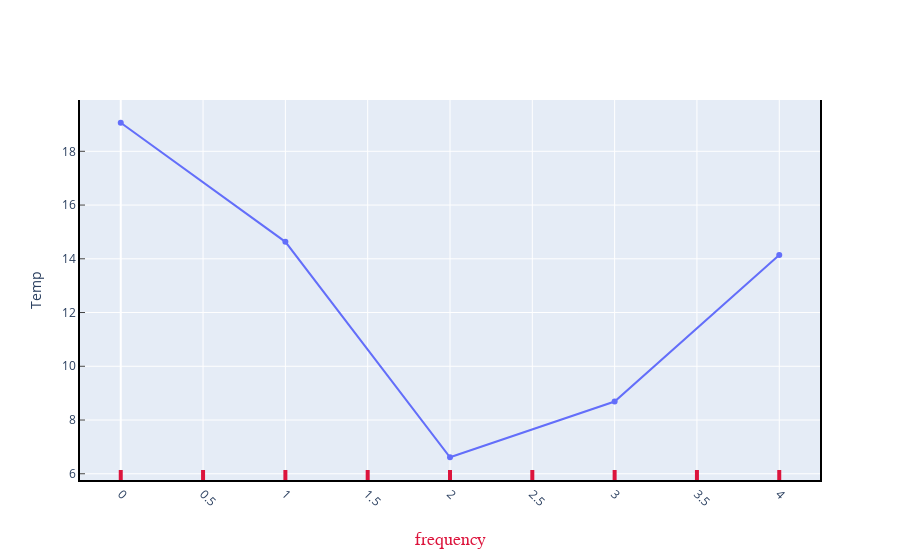

Notebook code for this chart:
### Code cell
fig = go.Figure(
    data=[go.Scatter(y=weather["Temperature AVG"].head())])
fig.update_xaxes(ticks="inside",tickcolor="crimson",
                tickwidth=4,ticklen=10,title_text="frequency",
                title_font=dict(size=18,family="Courier",color="crimson"),
                tickangle=45, showline=True,linewidth=2,linecolor='black',
                mirror=False)
fig.update_yaxes(ticks="inside",title_text="Temp",showline=True,linewidth=2,
                 linecolor='black',mirror=True)
fig.update_layout(autosize=True)


fig.show()

### Figure 1 — Plotly figure (JSON) as saved in the notebook; plotly's stock layout.template omitted (floating-point values rounded to 4 significant figures)
{"data": [{"type": "scatter", "y": [19.06, 14.63, 6.614, 8.687, 14.14]}], "layout": {"autosize": true, "xaxis": {"autorange": true, "linecolor": "black", "linewidth": 2, "mirror": false, "range": [-0.2637, 4.264], "showline": true, "tickangle": 45, "tickcolor": "crimson", "ticklen": 10, "ticks": "inside", "tickwidth": 4, "title": {"font": {"color": "crimson", "family": "Courier", "size": 18}, "text": "frequency"}}, "yaxis": {"autorange": true, "linecolor": "black", "linewidth": 2, "mirror": true, "range": [5.702, 19.97], "showline": true, "ticks": "inside", "title": {"text": "Temp"}, "type": "linear"}}}
